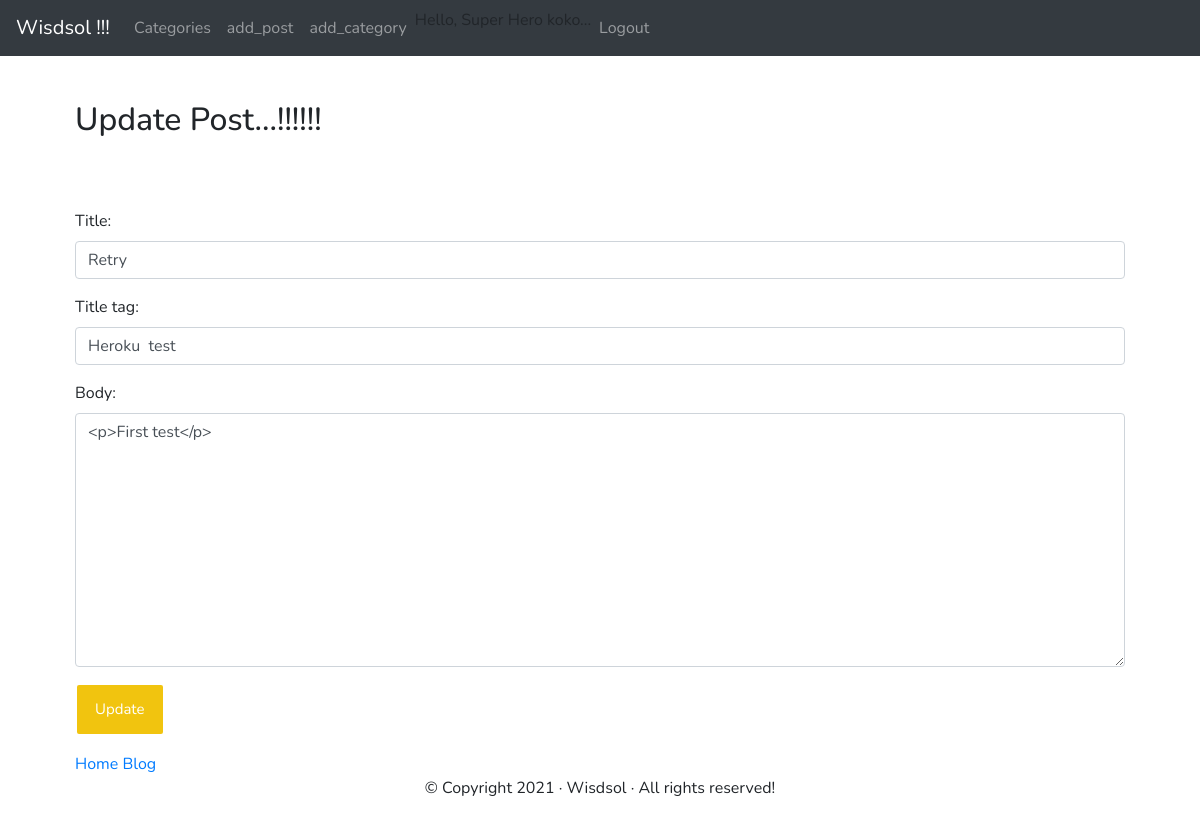
The page /blog/article/edit/14 (signed in) on the database its author committed.
### blog/models.py (models this page shows, shortened)
class TimespamtedModel(models.Model):
    created_at=models.DateTimeField(auto_now_add=True)
    updated_at=models.DateTimeField(auto_now=True)
    class Meta:
        abstract=True

class Post(TimespamtedModel):
    title = models.CharField(max_length=255)
    title_tag = models.CharField(max_length=255)
    author = models.ForeignKey(User,on_delete=models.CASCADE)
    body=RichTextField(blank=True, null=True)
    post_date = models.DateField(auto_now_add=True)
    category = models.CharField(max_length=255,default='category')
    likes = models.ManyToManyField(User, related_name='blog_posts')

### blog/views.py (the view)
# urls.py: path('article/edit/<int:pk>',UpdatePostView.as_view(),name='update_post'),
class UpdatePostView(UpdateView):
	model=Post
	form_class=EditForm
	template_name='update_post.html'

### blog/forms.py
class EditForm(forms.ModelForm):
    class Meta:
        model=Post
        fields=('title','title_tag','body')
        widgets={
            'title':forms.TextInput(attrs={'class':'form-control'}),
            'title_tag':forms.TextInput(attrs={'class':'form-control'}),
            'body':forms.Textarea(attrs={'class':'form-control'}),
        }

### blog/templates/update_post.html (shortened to what this page needs)
{% extends 'base.html' %}
 {% block content%}
<h1>Update Post...!!!!!!</h1>
<br/><br/>
{%if user.is_authenticated %}
	{% if user.id == post.author.id %}
	    <div class="form-group">
	        <form method="POST">
	            {{form.as_p}}
	            <button class="btn btn-secondary">Update</button>
	    </div>
    {% else %}
    	You're not allowed here! (and you know it...)
    {%endif%}
{% else %}
You're not allowed here! (and you know it...)
{% endif %}
 {% endblock  %}

### blog/templates/base.html (shortened to what this page needs)
{% load static %}
<!doctype html>
<html lang="en">
    <head>
        <link rel="stylesheet" href="https://stackpath.bootstrapcdn.com/bootstrap/4.5.0/css/bootstrap.min.css">
        <link rel="stylesheet" type="text/css" href="https://cdnjs.cloudflare.com/ajax/libs/normalize/8.0.1/normalize.min.css">
        <link rel="stylesheet" href="https://cdnjs.cloudflare.com/ajax/libs/font-awesome/5.12.0-2/js/all.min.js">
        <link rel="stylesheet" href="{% static 'css/styles.css'%}">
    </head>
<body>
    <div class="wrapper">
        <nav class="navbar navbar-expand-lg navbar-dark bg-dark">
            <a class="navbar-brand" href="{% url 'home' %}">Wisdsol !!!</a>
            <div class="collapse navbar-collapse" id="navbarSupportedContent">
                <ul class="navbar-nav mr-auto">
                    {%if cat_menu %}
                    <li class="nav-item dropdown">
                        <a class="nav-link dropdown-toggle" href="#" id="navbarDropdown" role="button" data-toggle="dropdown" aria-haspopup="true" aria-expanded="false">
                      Categories
                    </a>
                        <div class="dropdown-menu" aria-labelledby="navbarDropdown">
                            {%for item in cat_menu %}
                            <a class="dropdown-item" href="{%url 'blog:category' item|slugify %}">
                            {{item}}</a> {%endfor%}
                        </div>
                    </li>
                    {%else%}
                    <li class="nav-item">
                        <a class="nav-link" href="{%url 'blog:category-list'%}">Categories</a>
                    </li>
                    {%endif%} {%if user.is_authenticated %}
                    <li class="nav-item">
                        <a class="nav-link" href="{%url 'blog:add_post'%}">add_post</a>
                    </li>
                    <li class="nav-item">
                        <a class="nav-link" href="{%url 'blog:add_category'%}">add_category</a>
                    </li>
                    <li>Hello, Super Hero {{user.first_name}}...</li>
                    <li class="nav-item">
                        <a class="nav-link" href="{%url 'logout'%}">Logout</a>
                    </li>
                    {% endif %}
                </ul>
            </div>
        </nav>
        <br/>
        <div class="container myContainer">
            {% block content%} {% endblock %}
            <a href="{% url 'home'%}">Home</a>
            <a href="{% url 'blog:home'%}">Blog</a>
        </div>
        {% include "layouts/_footer.html" %}
    </div>
</body>
</html>

### static/css/styles.css (style rules this page uses)
* { box-sizing: border-box; }
body { margin:0; padding:0; font-family:'Nunito'; }
.container { width: 90%; margin: auto; position: relative; z-index: 1000; }
.btn { color: #fff; font-size: 15px; text-decoration: none; padding: 13px 18px; background: #f1c40f; border-radius: 4px; border: 2px solid; transition: all 0.3s ease-in-out; }

### rows shown on the page
Post: title "Retry", title_tag "Heroku test", body "<p>First test</p>"

### other values the page prints
{{ user.first_name }} "koko"
